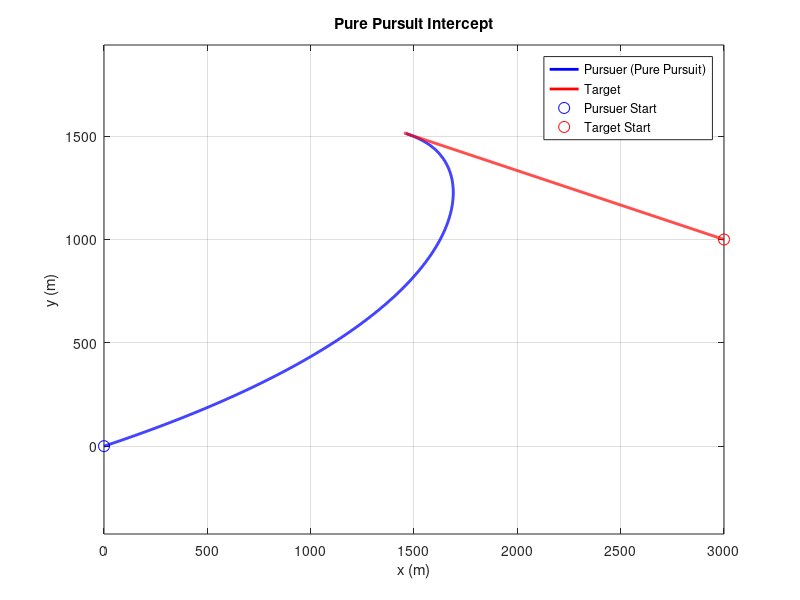

MATLAB code to generate this figure:
% pure_pursuit.m

% Time settings
dt = 0.01;
t_max = 20;
t = 0:dt:t_max;
N = length(t);

% Pursuer initial conditions
pursuer_pos = zeros(2, N);
pursuer_pos(:,1) = [0; 0];
pursuer_speed = 250; % m/s
pursuer_heading = deg2rad(45);

% Target initial conditions
target_pos = zeros(2, N);
target_pos(:,1) = [3000; 1000];
target_vel = [-150; 50];

% Simulation loop
for k = 1:N-1
    los_vector = target_pos(:,k) - pursuer_pos(:,k);
    pursuer_heading = atan2(los_vector(2), los_vector(1));

    pursuer_vel = pursuer_speed * [cos(pursuer_heading); sin(pursuer_heading)];
    pursuer_pos(:,k+1) = pursuer_pos(:,k) + pursuer_vel * dt;

    target_pos(:,k+1) = target_pos(:,k) + target_vel * dt;

    range = norm(los_vector);
    if range < 10
        fprintf('Intercept at t = %.2f s, range = %.2f m\n', t(k), range);
        break;
    end
end

% Plot trajectory
figure;
plot(pursuer_pos(1,1:k), pursuer_pos(2,1:k), 'b', 'LineWidth', 2);
hold on;
plot(target_pos(1,1:k), target_pos(2,1:k), 'r', 'LineWidth', 2);
plot(pursuer_pos(1,1), pursuer_pos(2,1), 'bo', 'MarkerSize', 8);
plot(target_pos(1,1), target_pos(2,1), 'ro', 'MarkerSize', 8);
legend('Pursuer (Pure Pursuit)', 'Target', 'Pursuer Start', 'Target Start');
grid on; axis equal;
xlabel('x (m)'); ylabel('y (m)');
title('Pure Pursuit Intercept');
